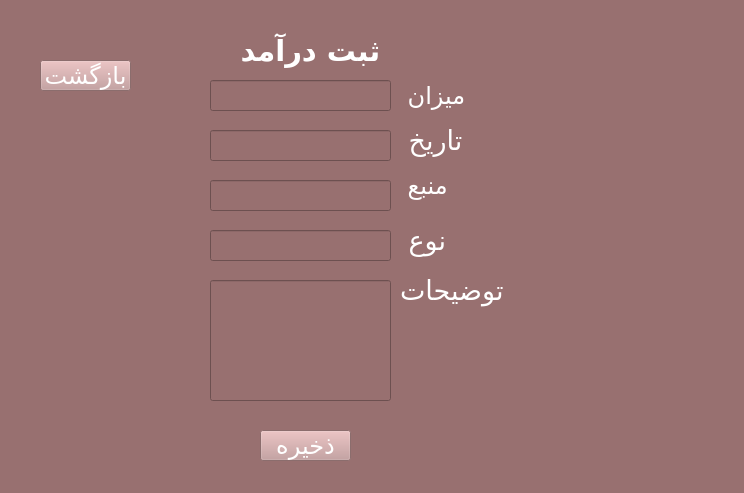
<?xml version="1.0" encoding="UTF-8"?>
<ui version="4.0">
 <class>Form</class>
 <widget class="QWidget" name="Form">
  <property name="geometry">
   <rect>
    <x>0</x>
    <y>0</y>
    <width>744</width>
    <height>493</height>
   </rect>
  </property>
  <property name="windowTitle">
   <string>Form</string>
  </property>
  <property name="styleSheet">
   <string notr="true">background-color: rgb(152, 112, 112);</string>
  </property>
  <widget class="QLabel" name="label">
   <property name="geometry">
    <rect>
     <x>130</x>
     <y>30</y>
     <width>361</width>
     <height>41</height>
    </rect>
   </property>
   <property name="font">
    <font>
     <family>B Lotus</family>
     <pointsize>22</pointsize>
     <bold>true</bold>
    </font>
   </property>
   <property name="styleSheet">
    <string notr="true">color: rgb(255, 255, 255);</string>
   </property>
   <property name="text">
    <string>ثبت درآمد</string>
   </property>
   <property name="alignment">
    <set>Qt::AlignCenter</set>
   </property>
  </widget>
  <widget class="QPushButton" name="submit">
   <property name="geometry">
    <rect>
     <x>260</x>
     <y>430</y>
     <width>91</width>
     <height>31</height>
    </rect>
   </property>
   <property name="font">
    <font>
     <family>B Lotus</family>
     <pointsize>18</pointsize>
    </font>
   </property>
   <property name="styleSheet">
    <string notr="true">color: rgb(255, 255, 255);
background-color: rgb(195, 152, 152);</string>
   </property>
   <property name="text">
    <string>ذخیره</string>
   </property>
  </widget>
  <widget class="QLineEdit" name="amount">
   <property name="geometry">
    <rect>
     <x>210</x>
     <y>80</y>
     <width>181</width>
     <height>31</height>
    </rect>
   </property>
  </widget>
  <widget class="QLabel" name="label_2">
   <property name="geometry">
    <rect>
     <x>400</x>
     <y>80</y>
     <width>121</width>
     <height>31</height>
    </rect>
   </property>
   <property name="font">
    <font>
     <family>B Lotus</family>
     <pointsize>18</pointsize>
    </font>
   </property>
   <property name="styleSheet">
    <string notr="true">color: rgb(255, 255, 255);</string>
   </property>
   <property name="text">
    <string>میزان </string>
   </property>
   <property name="alignment">
    <set>Qt::AlignRight|Qt::AlignTrailing|Qt::AlignVCenter</set>
   </property>
  </widget>
  <widget class="QLineEdit" name="date">
   <property name="geometry">
    <rect>
     <x>210</x>
     <y>130</y>
     <width>181</width>
     <height>31</height>
    </rect>
   </property>
  </widget>
  <widget class="QLabel" name="label_3">
   <property name="geometry">
    <rect>
     <x>400</x>
     <y>120</y>
     <width>131</width>
     <height>41</height>
    </rect>
   </property>
   <property name="font">
    <font>
     <family>B Lotus</family>
     <pointsize>20</pointsize>
    </font>
   </property>
   <property name="styleSheet">
    <string notr="true">color: rgb(255, 255, 255);</string>
   </property>
   <property name="text">
    <string>تاریخ </string>
   </property>
   <property name="alignment">
    <set>Qt::AlignRight|Qt::AlignTrailing|Qt::AlignVCenter</set>
   </property>
  </widget>
  <widget class="QLabel" name="label_4">
   <property name="geometry">
    <rect>
     <x>400</x>
     <y>220</y>
     <width>131</width>
     <height>41</height>
    </rect>
   </property>
   <property name="font">
    <font>
     <family>B Lotus</family>
     <pointsize>20</pointsize>
    </font>
   </property>
   <property name="styleSheet">
    <string notr="true">color: rgb(255, 255, 255);</string>
   </property>
   <property name="text">
    <string>نوع </string>
   </property>
   <property name="alignment">
    <set>Qt::AlignJustify|Qt::AlignVCenter</set>
   </property>
  </widget>
  <widget class="QLabel" name="label_5">
   <property name="geometry">
    <rect>
     <x>400</x>
     <y>170</y>
     <width>121</width>
     <height>31</height>
    </rect>
   </property>
   <property name="font">
    <font>
     <family>B Lotus</family>
     <pointsize>18</pointsize>
    </font>
   </property>
   <property name="styleSheet">
    <string notr="true">color: rgb(255, 255, 255);</string>
   </property>
   <property name="text">
    <string>منبع </string>
   </property>
   <property name="alignment">
    <set>Qt::AlignRight|Qt::AlignTrailing|Qt::AlignVCenter</set>
   </property>
  </widget>
  <widget class="QLineEdit" name="type">
   <property name="geometry">
    <rect>
     <x>210</x>
     <y>230</y>
     <width>181</width>
     <height>31</height>
    </rect>
   </property>
  </widget>
  <widget class="QLineEdit" name="source">
   <property name="geometry">
    <rect>
     <x>210</x>
     <y>180</y>
     <width>181</width>
     <height>31</height>
    </rect>
   </property>
  </widget>
  <widget class="QLineEdit" name="description">
   <property name="geometry">
    <rect>
     <x>210</x>
     <y>280</y>
     <width>181</width>
     <height>121</height>
    </rect>
   </property>
   <property name="text">
    <string/>
   </property>
  </widget>
  <widget class="QLabel" name="label_6">
   <property name="geometry">
    <rect>
     <x>400</x>
     <y>270</y>
     <width>131</width>
     <height>41</height>
    </rect>
   </property>
   <property name="font">
    <font>
     <family>B Lotus</family>
     <pointsize>20</pointsize>
    </font>
   </property>
   <property name="styleSheet">
    <string notr="true">color: rgb(255, 255, 255);</string>
   </property>
   <property name="text">
    <string>توضیحات</string>
   </property>
   <property name="alignment">
    <set>Qt::AlignJustify|Qt::AlignVCenter</set>
   </property>
  </widget>
  <widget class="QPushButton" name="back">
   <property name="geometry">
    <rect>
     <x>40</x>
     <y>60</y>
     <width>91</width>
     <height>31</height>
    </rect>
   </property>
   <property name="font">
    <font>
     <family>B Lotus</family>
     <pointsize>18</pointsize>
    </font>
   </property>
   <property name="styleSheet">
    <string notr="true">color: rgb(255, 255, 255);
background-color: rgb(195, 152, 152);</string>
   </property>
   <property name="text">
    <string>بازگشت</string>
   </property>
  </widget>
 </widget>
 <resources/>
 <connections/>
</ui>
